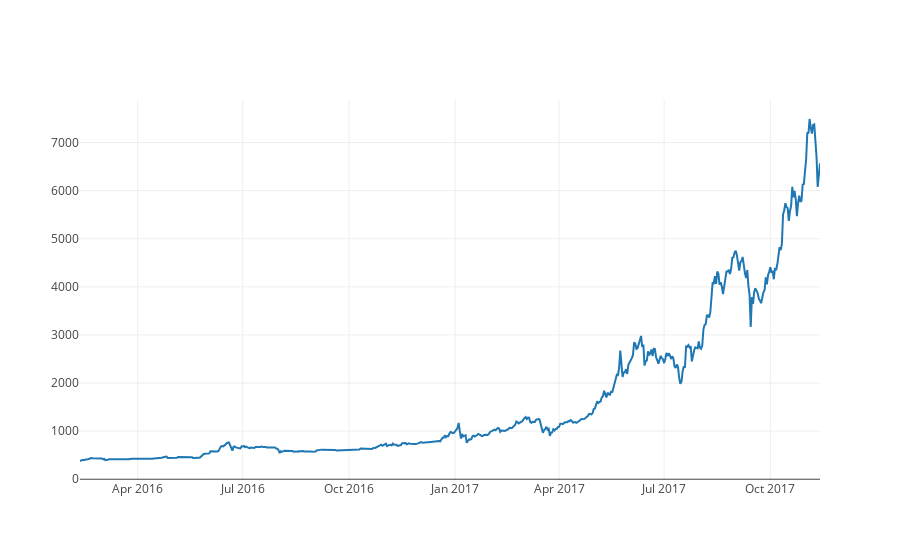

Notebook code cell kept with this figure:
### Code cell
show_price_evolution(df)

### Figure 1 — Plotly figure (JSON) as saved in the notebook; plotly's stock layout.template omitted (floating-point values rounded to 4 significant figures; data arrays with more than 128 entries replaced by an {"elided": "..."} marker saying what was removed)
{"data": [{"name": "Price", "type": "scatter", "x": {"elided": "641 str values"}, "y": {"elided": "641 float values"}}], "layout": {}}
